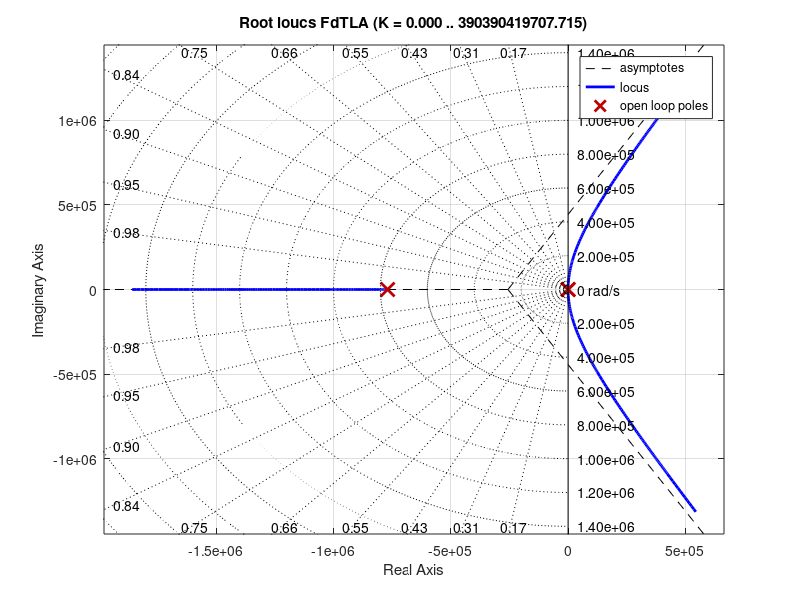
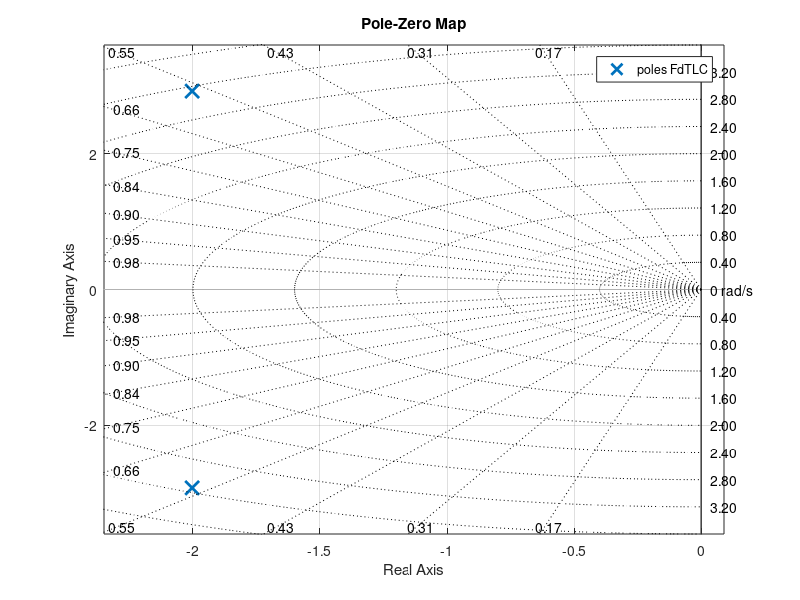
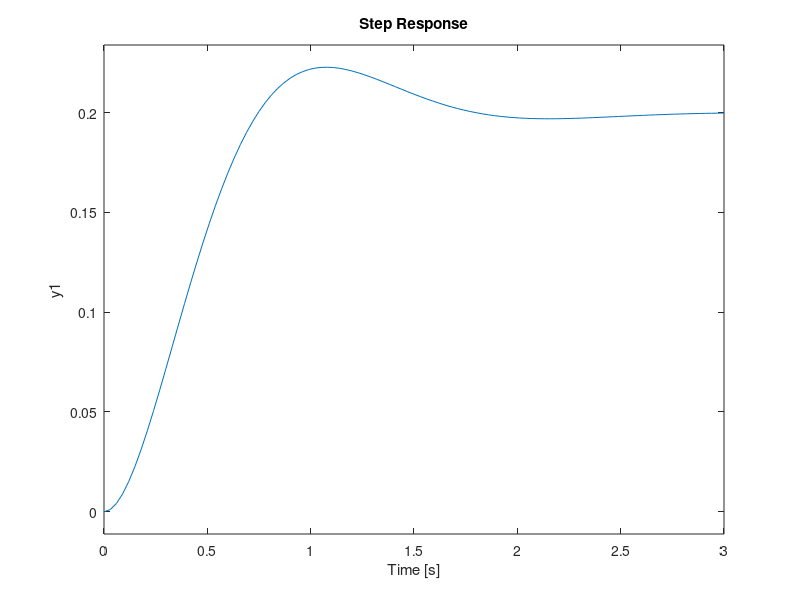
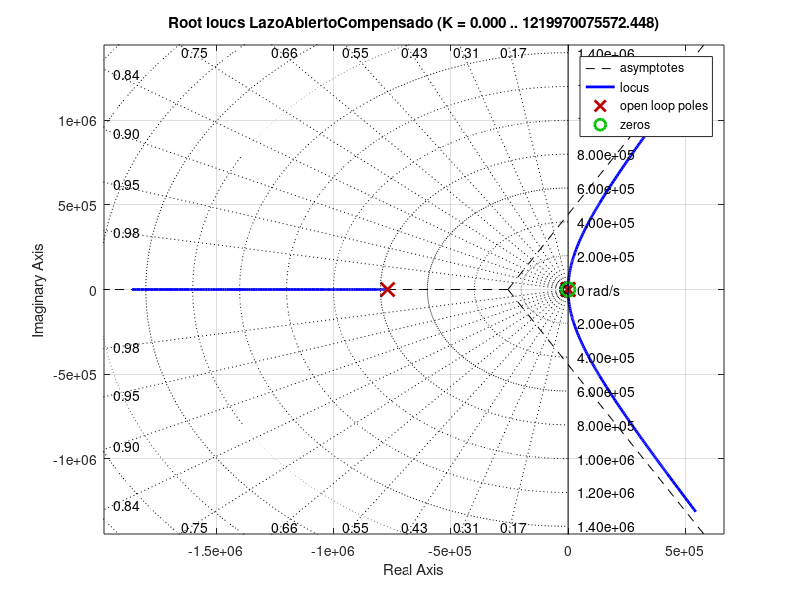

Source code (MATLAB) for these figures, in order:
% ----------------TRABAJO FINAL SISTEMAS DE CONTROL------------------------
% -------------------@Luciano_Ariel_Rodriguez------------------------------
%--------------------------FCEFyN | UNC------------------------------------


% Defino a "s" como variable para trabajar en el dominio de Laplace

s=tf('s');


% Funciones de Transferencia de los bloques que conforman el sistema.


%                       Motor Corriente Continua 
motorCC = (106.47)/(0.25*s+1);


%                               Tierra
tierra= (7.5e-4)/(170.1*s+1);


%                           Pasaje a humedad
pasajeAHumedad=1333.33;


%                               Sensor
sensor = (5)/(((1.3e-6)*s+1))




%                   Funcion de transferencia a lazo abierto


Gs =  motorCC * tierra * pasajeAHumedad;
Hs = sensor  ;
FdTLA = (Gs*Hs)
pole(FdTLA)
figure(1)
rlocus(FdTLA);sgrid



%                   Funcion de transferencia a lazo cerrado


FdTLC = minreal(feedback(Gs,Hs))
zpk(FdTLC)
PolosFdTLC = pole(FdTLC)
figure(2)
pzmap(FdTLC);sgrid
figure(3)
step(FdTLC);grid




%                           Compensacion


compensador = (0.32*(s+0.005879))/s;
LazoAbiertoCompensado = compensador * Gs* Hs;
LazoCerradoCompensado = minreal(feedback(Gs*compensador,Hs));
figure(4)
rlocus(LazoAbiertoCompensado);sgrid


ArregloTau=(27.15*(s+8.7)^4)/((s+14.89)^4) %arreglo del tiempo de establec.
LazoAbiertoFinal = ArregloTau * compensador * Gs*Hs
LazoCerradoFinal=minreal(feedback(ArregloTau*compensador*Gs,Hs))

figure(5)
rlocus(LazoAbiertoFinal);sgrid
figure(6)
hold on
step(FdTLC);grid
step(LazoCerradoFinal);grid
hold off

%                       Respuesta en frecuencia 
figure(7)
hold on
bode(FdTLA);grid
bode(LazoAbiertoFinal);grid
hold off

figure(8)
hold on
bode(FdTLC);grid
bode(LazoCerradoFinal);grid
hold off


